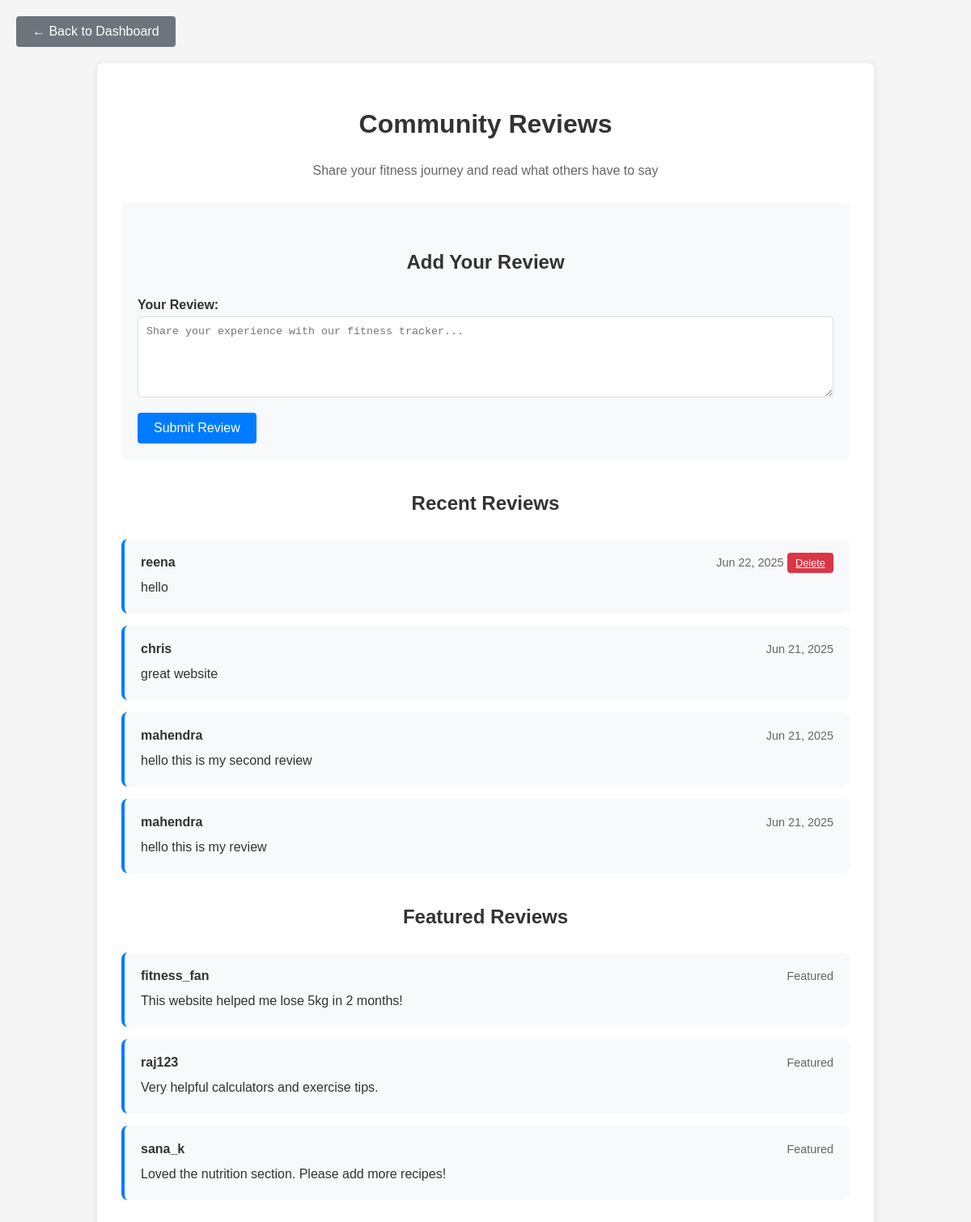
Screenshot of /community.php (signed in) with the database file from the repository.
### tables this page shows
CREATE TABLE `reviews` (
  `id` int(11) NOT NULL,
  `username` varchar(50) DEFAULT NULL,
  `review` text NOT NULL,
  `created_at` timestamp NOT NULL DEFAULT current_timestamp()
);

### community.php (the view, shortened to what this page needs)
<?php
$user = $_SESSION['user'];
include("db_conn.php");
$userReviews = [];
$result = $conn->query("SELECT * FROM reviews ORDER BY created_at DESC");
if ($result) {
    $userReviews = $result->fetch_all(MYSQLI_ASSOC);
}
$demoReviews = [
    ["username" => "fitness_fan", "review" => "This website helped me lose 5kg in 2 months!"],
    ["username" => "raj123", "review" => "Very helpful calculators and exercise tips."],
    ["username" => "sana_k", "review" => "Loved the nutrition section. Please add more recipes!"]
];
?>
<!DOCTYPE html>
<html>
<head>
</head>
<body>
<a href="dashboard.php" class="home-btn">← Back to Dashboard</a>
<div class="container">
    <h2>Community Reviews</h2>
    <p style="text-align: center; color: #666; margin-bottom: 30px;">Share your fitness journey and read what others have to say</p>
    <div class="review-form">
        <h3>Add Your Review</h3>
        <form method="POST">
            <div class="form-group">
                <label for="review">Your Review:</label>
                <textarea id="review" name="review" placeholder="Share your experience with our fitness tracker..." required></textarea>
            </div>
            <button type="submit">Submit Review</button>
        </form>
    </div>
    <div class="reviews-section">
        <h3>Recent Reviews</h3>
        <?php if (!empty($userReviews)): ?>
            <?php foreach ($userReviews as $review): ?>
                <div class="review-item">
                    <div class="review-header">
                        <span class="review-username"><?php echo htmlspecialchars($review['username']); ?></span>
                        <div>
                            <span class="review-date"><?php echo date('M j, Y', strtotime($review['created_at'])); ?></span>
                            <?php if ($review['username'] === $user['username']): ?>
                                <a href="?delete=<?php echo $review['id']; ?>" class="delete-btn" onclick="return confirm('Delete this review?')">Delete</a>
                            <?php endif; ?>
                        </div>
                    </div>
                    <div class="review-text"><?php echo htmlspecialchars($review['review']); ?></div>
                </div>
            <?php endforeach; ?>
        <?php else: ?>
            <p style="text-align: center; color: #666;">No reviews yet. Be the first to share your experience!</p>
        <?php endif; ?>
        <h3>Featured Reviews</h3>
        <?php foreach ($demoReviews as $review): ?>
            <div class="review-item">
                <div class="review-header">
                    <span class="review-username"><?php echo htmlspecialchars($review['username']); ?></span>
                    <span class="review-date">Featured</span>
                </div>
                <div class="review-text"><?php echo htmlspecialchars($review['review']); ?></div>
            </div>
        <?php endforeach; ?>
    </div>
</div>
</body>
</html>

### community.php (style rules this page uses)
body { font-family: Arial, sans-serif; background-color: #f5f5f5; margin: 0; padding: 20px; }
.container { max-width: 900px; margin: 0 auto; background: white; padding: 30px; border-radius: 8px; box-shadow: 0 2px 10px rgba(0,0,0,0.1); }
h2, h3 { text-align: center; color: #333; margin-bottom: 30px; }
h2 { font-size: 2rem; }
h3 { font-size: 1.5rem; margin-top: 40px; }
.review-form { background-color: #f8f9fa; padding: 20px; border-radius: 8px; margin-bottom: 30px; }
.form-group { margin-bottom: 15px; }
label { display: block; margin-bottom: 5px; font-weight: bold; color: #333; }
textarea { width: 100%; padding: 10px; border: 1px solid #ddd; border-radius: 4px; height: 100px; resize: vertical; box-sizing: border-box; }
button { padding: 10px 20px; background-color: #007bff; color: white; border: none; border-radius: 4px; cursor: pointer; font-size: 16px; }
.reviews-section { margin-top: 30px; }
.review-item { background-color: #f8f9fa; padding: 20px; border-radius: 8px; margin-bottom: 15px; border-left: 4px solid #007bff; }
.review-header { display: flex; justify-content: space-between; align-items: center; margin-bottom: 10px; }
.review-username { font-weight: bold; color: #333; }
.review-date { color: #666; font-size: 0.9rem; }
.review-text { color: #333; line-height: 1.5; }
.delete-btn { background-color: #dc3545; color: white; padding: 5px 10px; border: none; border-radius: 4px; cursor: pointer; font-size: 0.8rem; }
.home-btn { display: inline-block; padding: 10px 20px; background-color: #6c757d; color: white; text-decoration: none; border-radius: 4px; margin-bottom: 20px; }

### rows the page displays
reviews: username "reena", created_at "Jun 22, 2025", review "hello"
reviews: username "chris", created_at "Jun 21, 2025", review "great website"
reviews: username "mahendra", created_at "Jun 21, 2025", review "hello this is my second review"
reviews: username "mahendra", created_at "Jun 21, 2025", review "hello this is my review"

### other values shown
$review['username'] "fitness_fan"
$review['review'] "This website helped me lose 5kg in 2 months!"
$review['username'] "raj123"
$review['review'] "Very helpful calculators and exercise tips."
$review['username'] "sana_k"
$review['review'] "Loved the nutrition section. Please add more recipes!"
